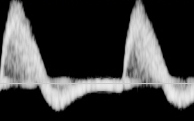
%> input picture DS-ML/SoundlessHonkingSystem-projects/USG/a1.jpg, 194 x 121 px
$ octave aht_features.m   (GNU Octave 9; MATLAB toolbox functions it lacks are replaced by stand-ins)
%> lines starting %> are read from the running program, lines starting %| are printed output that depends on the picture; in (x1, y1, x2, y2) boxes, pixels count from 0 and x2, y2 are one past the last pixel; in counts of white or black regions, pixels touching at a corner belong together; the program's own positions count from 1
### DS-ML/SoundlessHonkingSystem/USG/ahtSparse.m

function Smooth_Waves = ahtSparse(inpMat,thr,points,sep,fc_up,fc_botm)

[rows,cols] = size(inpMat);
N =rows;
k = 1:1:rows;                       %  k denotes frequency

% Quadrature basis functions
bi = zeros(rows);
bq = zeros(rows);
for j = 1:rows                  % j denotes time in discrete
   bi(j,:) = sign(cos(2*(pi/N).*j.*k));
   bq(j,:) = sign(sin(2*(pi/N).*j.*k));
end

% Projection onto the basis functions
yi = zeros(rows,cols);
yq = zeros(rows,cols);

% PARAMETERS
n = (points-1)/2;% sparse points 2n+1
m = sep;   % spacing between the cells
top_lim = m*n+1 ; % uppermost value the window can attain without overflow.
botm_lim = N - m*n;   % bottom limit
bool1 = zeros(2*n+1,1);
bool2 = zeros(2*n+1,1);
featMat_up = zeros(rows,cols);
featMat_botm = zeros(rows,cols);
featMat = zeros(rows,cols);
Wave = zeros(2,cols);
data_count1 = 0;
data_count2 = 0;

% Feature matrix generation
for c=1:cols
    for k=(fc_up-n*m):m:(fc_up+n*m)
    % code for coefficients at the window
        for j = 1:rows
            yi(k,c) = yi(k,c) + inpMat(j,c)*bi(j,k);
            yq(k,c) = yq(k,c) + inpMat(j,c)*bq(j,k);
        end
    end

    y = yi + 1i*yq;                       % inphase + i*quad phase

    for k=(fc_up-n*m):m:(fc_up+n*m)
       bool1((k-fc_up)/m +n+1) = (abs(y(k,c))>thr);
    end

    % Find the index of the upper feature point.

    index = upIndex(bool1);
    if index ~= 0
         fc_up =  fc_up -m*(n+1)+m*index;
         featMat_up(fc_up,c) = 1;
         featMat(fc_up,c) = 1;
         Wave(2,c) = fc_up;
         data_count1 = data_count1+1;
    end

    % include the out of bound protection code here
   if fc_up<top_lim
       while(fc_up<top_lim)
           fc_up = fc_up+m;
       end
   end
   if fc_up>botm_lim
       while(fc_up>botm_lim)
           fc_up = fc_up-m;
       end
   end

   %%%%%%%%%%%%%%%%%%%%%%%%%%%%%%%%%%%%%%%%%%%%%%%%%%%%%%%%%%%%%%%%%%%
   %%%%%%%%%%%%%%%%%%%%%%%%%%%%%%%%%%%%%%%%%%%%%%%%%%%%%%%%%%%%%%%%%%
   % For fc_bottom
    for k=(fc_botm-n*m):m:(fc_botm+n*m)
    % code for coefficients at the window
        for j = 1:rows
            yi(k,c) = yi(k,c) + inpMat(j,c)*bi(j,k);
            yq(k,c) = yq(k,c) + inpMat(j,c)*bq(j,k);
        end
    end

    y = yi + 1i*yq;                       % inphase + i*quad phase

    for k=(fc_botm-n*m):m:(fc_botm+n*m)
       bool2((k-fc_botm)/m +n+1) = (abs(y(k,c))>thr);
    end

    % Find the index of the upper feature point.

    index = botIndex(bool2);
    if index ~= 12
         fc_botm =  fc_botm -m*(n+1)+ m*index;
         featMat_botm(fc_botm,c) = 1;
         featMat(fc_botm,c) = 1;
         Wave(1,c) = fc_botm;
         data_count2 = data_count2+1;
    end

    % include the out of bound protection code here
   if fc_botm<top_lim
       while(fc_botm<top_lim)
           fc_botm = fc_botm+m;
       end
   end
   if fc_botm>botm_lim
       while(fc_botm>botm_lim)
           fc_botm = fc_botm-m;
       end
   end
end
 c = 1:1:cols;
 Smooth_Waves = Smoothen(Wave);
 Smooth_Waves(isnan(Smooth_Waves)) = 0; % removes nan.

% [6 lines of commented-out code are left out]

disp('Sampling freq:      40kHz')
fprintf('%s%3.1f\n','The delta f is:     ',(2E4/rows)*m)
fprintf('%s%d\n','Total_points:       ',cols)
fprintf('%s%d\n','Missing_points_top:     ',cols - data_count2)
fprintf('%s%d\n','Missing_points_botm:    ',cols - data_count1)

end

### DS-ML/SoundlessHonkingSystem-projects/USG/Shared/upIndex.m
% algorithm for finding the index of the point of the upper feature for the
% column. 'bool' is the array of datapoints after comparison with
% threshold. 'n' is the window size.

function index = upIndex(bool)

i = 1;
low_conseq = 0;   % consecutive 0's
index = 0;
highs = 0;
n= length(bool);
while(i<n+1 && bool(i) == 0)
    i = i+1;
end

if i<n+1
    index = i;
    net = 1;
    if ( i+2<n+1 && bool(i+1) == 0 && bool(i+2) ==1)
        index = index +1;
    end
    if i+1<n+1
        i = i+1;
    end
    while(i<n+1)
       if (net>0 && low_conseq <3)
          if bool(i)==1
              net = net+1;
              low_conseq = 0;
          else
              low_conseq = low_conseq + 1;
              net = net -1;
          end
       else
           while(i<n+1 && bool(i) == 0)
               i = i+1;
           end
           if i+1<n+1
               index_2 = i;
           end
           while(i<n+1)
               if bool(i) == 1;
                   highs = highs + 1;
               end
               i = i+1;
           end
       end
       i = i+1;
    end
end

if highs>2
    index= index_2;
end

end

### DS-ML/SoundlessHonkingSystem-projects/USG/Shared/botIndex.m
% algorithm for finding the index of the point of the bottom feature for the
% column. 'bool' is the array of datapoints after comparison with
% threshold. 'n' is the window size.

function index = botIndex(bool)
% Easy way: flip the bool array and use the logic of upper feature. :)
bool = flipud(bool);
i = 1;
low_conseq = 0;
index = 0;
highs = 0;
n = length(bool);
while(i<n+1 && bool(i) == 0)
    i = i+1;
end
if i<n+1
    index = i;
    net = 1;
    if ( i+2<n+1 && bool(i+1) == 0 && bool(i+2) ==1)
        index = index +1;
    end
    if i+1<n+1
        i = i+1;
    end
    while(i<n+1)
       if (net>0 && low_conseq <3)
          if bool(i)==1
              net = net+1;
              low_conseq = 0;
          else
              low_conseq = low_conseq + 1;
              net = net -1;
          end
       else
           while(i<n+1 && bool(i) == 0)
               i = i+1;
           end
           if i+1<n+1
               index_2 = i;
           end
           while(i<n+1)
               if bool(i) == 1;
                   highs = highs + 1;
               end
               i = i+1;
           end
       end
       i = i+1;
    end
end

if highs>2
    index= index_2;
end
 % To return: flip the index
 index = 12 - index;
end

### DS-ML/SoundlessHonkingSystem-projects/USG/Shared/Smoothen.m
function opWave = Smoothen(inpWave)
   [rows,cols] = size(inpWave);
   opWave = zeros(rows,cols);
   %Smoothened Waveforms
   for r = 1:rows
       for c = 2:cols-1
           count = (inpWave(r,c-1)~=0)+ (inpWave(r,c)~=0) +(inpWave(r,c+1)~=0);
           opWave(r,c) = (inpWave(r,c-1)+inpWave(r,c)+inpWave(r,c+1))/count;
       end
   end
end

### DS-ML/SoundlessHonkingSystem-projects/USG/aht_features.m
clc;
clear all;
close all;

% read the input.this time it is fft image
[filename, pathname] = uigetfile({'*.jpg;*.tif;*.png;*.gif','All Image Files';'*.*','All Files' },...
'Pick a file','C:\Users\Arvind Srivastav\Desktop\VLSI SU\+ USG\Test data\Spectrogram');
%> the answer given: a1.jpg
path = fullfile(pathname,filename);
a0 = imread(path);
%> a0 is the input picture: size 121x194x3 uint8; mean R, G, B 63.1, 63.1, 63.1

[rows, cols, layers] = size(a0);
%> rows = 121; cols = 194; layers = 3
if layers ==3
    a0 = rgb2gray(a0);
%> a0: size 121x194 uint8
end

a1 = ifft(a0);    % raw data generated.

 % Smooth waves is the Smoothened wave output.
 Smooth_Waves = ahtSparse(a1,150,11,2,ceil(rows/3),ceil(2*rows/3));
%> after the loop in ahtSparse, `for j = 1:rows`:
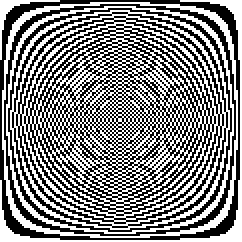
%> bi: size 121x121 double (shown 2 times larger); values -1 (black) and 1 (white), 50.4% white; black in thin lines or dots
%> after the loop in ahtSparse, `for j = 1:rows`:
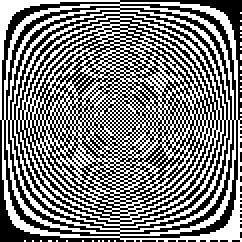
%> bq: size 121x121 double (shown 2 times larger); values -1 (black) and 1 (white), 49.5% white in thin lines or dots
%> the loop in ahtSparse, `for c=1:cols` made 194 passes
%> bool in botIndex on passes 3 to 14: [0; 0; 0; 0; 0; 0; 0; 0; 1; 1; 1], [0; 1; 0; 1; 1; 1; 1; 1; 1; 1; 1], [1; 1; 1; 1; 1; 1; 1; 1; 1; 1; 1], [0; 0; 0; 0; 0; 1; 1; 1; 1; 1; 1], [1; 0; 0; 0; 0; 1; 1; 1; 1; 1; 1], [1; 1; 1; 1; 1; 1; 1; 1; 1; 1; 1], [0; 0; 1; 1; 1; 1; 1; 1; 1; 1; 1], [1; 0; 0; 0; 1; 1; 1; 1; 1; 1; 1], [0; 1; 0; 0; 1; 1; 1; 1; 1; 1; 1], [1; 1; 1; 1; 1; 1; 1; 1; 1; 1; 1], [1; 1; 1; 1; 1; 1; 1; 1; 1; 1; 1], [1; 1; 1; 1; 1; 1; 1; 1; 1; 1; 1]
%> bool in botIndex on passes 1, 2, 29: [0; 0; 0; 0; 0; 0; 0; 0; 0; 0; 0], [0; 0; 0; 0; 0; 0; 0; 0; 0; 0; 0], [0; 0; 0; 0; 0; 1; 0; 0; 0; 0; 1]
%> after the loop in ahtSparse, `for c=1:cols`:
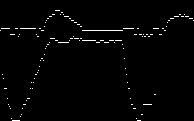
%> featMat: size 121x194 double; values 0 (black) and 1 (white), 1.5% white in thin lines or dots
%> after the loop in ahtSparse, `for c=1:cols`:
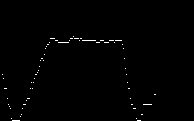
%> featMat_botm: size 121x194 double; values 0 (black) and 1 (white), 0.65% white in thin lines or dots, all inside (x1, y1, x2, y2) = (2, 36, 156, 121)
%> after the loop in ahtSparse, `for c=1:cols`:
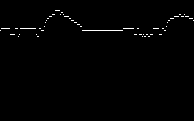
%> featMat_up: size 121x194 double; values 0 (black) and 1 (white), 0.83% white in thin lines or dots, all inside (x1, y1, x2, y2) = (0, 10, 194, 37)
%> the loop in Smoothen, `for r = 1:rows` made 2 passes
%| The delta f is:     330.6
%| Total_points:       194
%| Missing_points_top:     42
%| Missing_points_botm:    0

 c = 1:1:cols;
 figure('Name','Waves');
 plot(c,Smooth_Waves(1,:),c,Smooth_Waves(2,:));

 yt = round(Smooth_Waves(2,:));
 yb = round(Smooth_Waves(1,:));

pixel_x1 = 1;
pixel_x2 = 1;
pixel_x3 = 1;
pixel_x4 = 1;
pixel_x5 = 1;

pixel_y1 = 1;
pixel_y2 = 1;
pixel_y3 = 1;
pixel_y4 = 1;
pixel_y5 = 1;

m11 = yt(1);
  for c=2:(cols-2)/2
      if(yt(c)<m11)
          m11 = yt(c);          % Row containig the max point/systole point
          pixel_x2 = c+1;       % Systole point column value
      end
  end

  pixel_y2 = m11;
  pixel_y1 = yb(1);

  M12 = yt(pixel_x1);
for c=3:(cols-2)
    if(yt(c) <= (M12+2) && yt(c)>= (M12-2))
        M12=yt(c);
        pixel_x3=c;
        pixel_y3=M12;
        break;
    end
end

% Acceleration slope

acc_slope=-(pixel_y2-pixel_y1)/(pixel_x2-pixel_x1);
fprintf('\n%s %d','The accelration slope is = ',acc_slope);
%| The accelration slope is =  NaN

% Deceleration

dec_slope=-(pixel_y2-pixel_y3)/(pixel_x2-pixel_x3);
fprintf('\n%s %d','The deccelration slope is = ',dec_slope);
%| The deccelration slope is =  Inf

% Systolic window %
sys_window= pixel_x3-pixel_x1;
fprintf('\n%s %d','The Systolic window = ',sys_window);
%| The Systolic window =  0

for c=4:cols-7
       first_der(c)=(yt(c+1)-yt(c-1)+yt(c+2)-yt(c-2))/2;
      second_der(c)=(yt(c+1)+yt(c-1)+yt(c+2)+yt(c-2)+yt(c+3)+yt(c-3)-6*yt(c));
end

for c=pixel_x3:(cols-4)
       if(first_der(c)==0)
           pixel_x4=c;
           break;
       end
end
%> this loop made 1 pass

pixel_y4 = yt(pixel_x4);

% Systolic to Diastolic ratio %
Sys_Dia_ratio= (rows-pixel_y2)/(rows-pixel_y4);
fprintf('\n %s %d','Systolic to diastolic ratio is = ', Sys_Dia_ratio);
%|  Systolic to diastolic ratio is =  1

for c=3:cols-5
    first_der22(c)=(yb(c+1)-yb(c-1))/2;
    second_der22(c)=(yb(c+1)+yb(c-1)+yb(c-2)+yb(c+2)-4*yb(c))/1;
end

present =0;
      for c=1:(cols-3)/2
%> (the run ends here)
